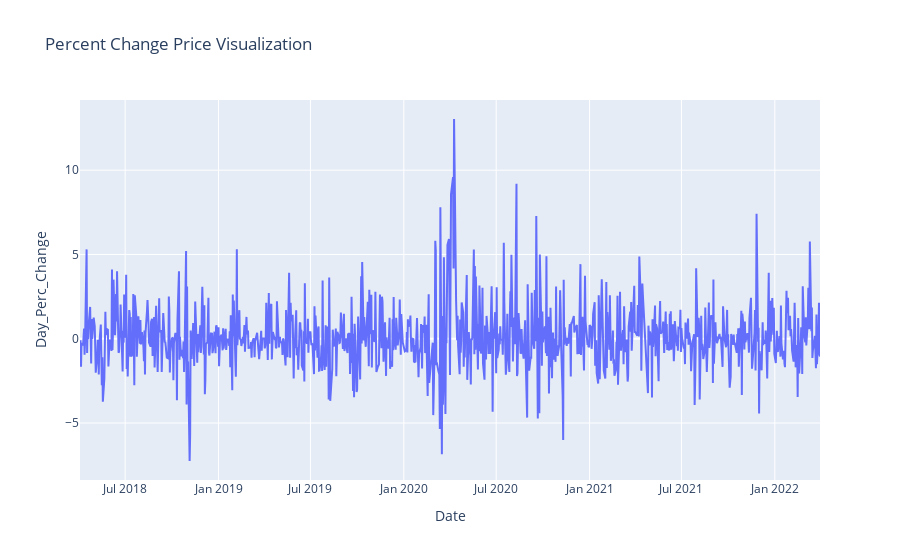

Write notebook code for a chart like this one.
### Code cell
cipla_plot_line=px.line(x="Date",y="Day_Perc_Change",data_frame=CIPLA_df,title="Percent Change Price Visualization")
cipla_plot_line.show()

### Figure 1 — Plotly figure (JSON) as saved in the notebook; plotly's stock layout.template omitted (floating-point values rounded to 4 significant figures; data arrays with more than 128 entries replaced by an {"elided": "..."} marker saying what was removed)
{"data": [{"hovertemplate": "Date=%{x}<br>Day_Perc_Change=%{y}<extra></extra>", "legendgroup": "", "line": {"color": "#636efa", "dash": "solid"}, "marker": {"symbol": "circle"}, "mode": "lines", "name": "", "orientation": "v", "showlegend": false, "type": "scatter", "x": {"elided": "988 str values"}, "xaxis": "x", "y": {"elided": "988 float values"}, "yaxis": "y"}], "layout": {"legend": {"tracegroupgap": 0}, "title": {"text": "Percent Change Price Visualization"}, "xaxis": {"anchor": "y", "domain": [0, 1], "title": {"text": "Date"}}, "yaxis": {"anchor": "x", "domain": [0, 1], "title": {"text": "Day_Perc_Change"}}}}
